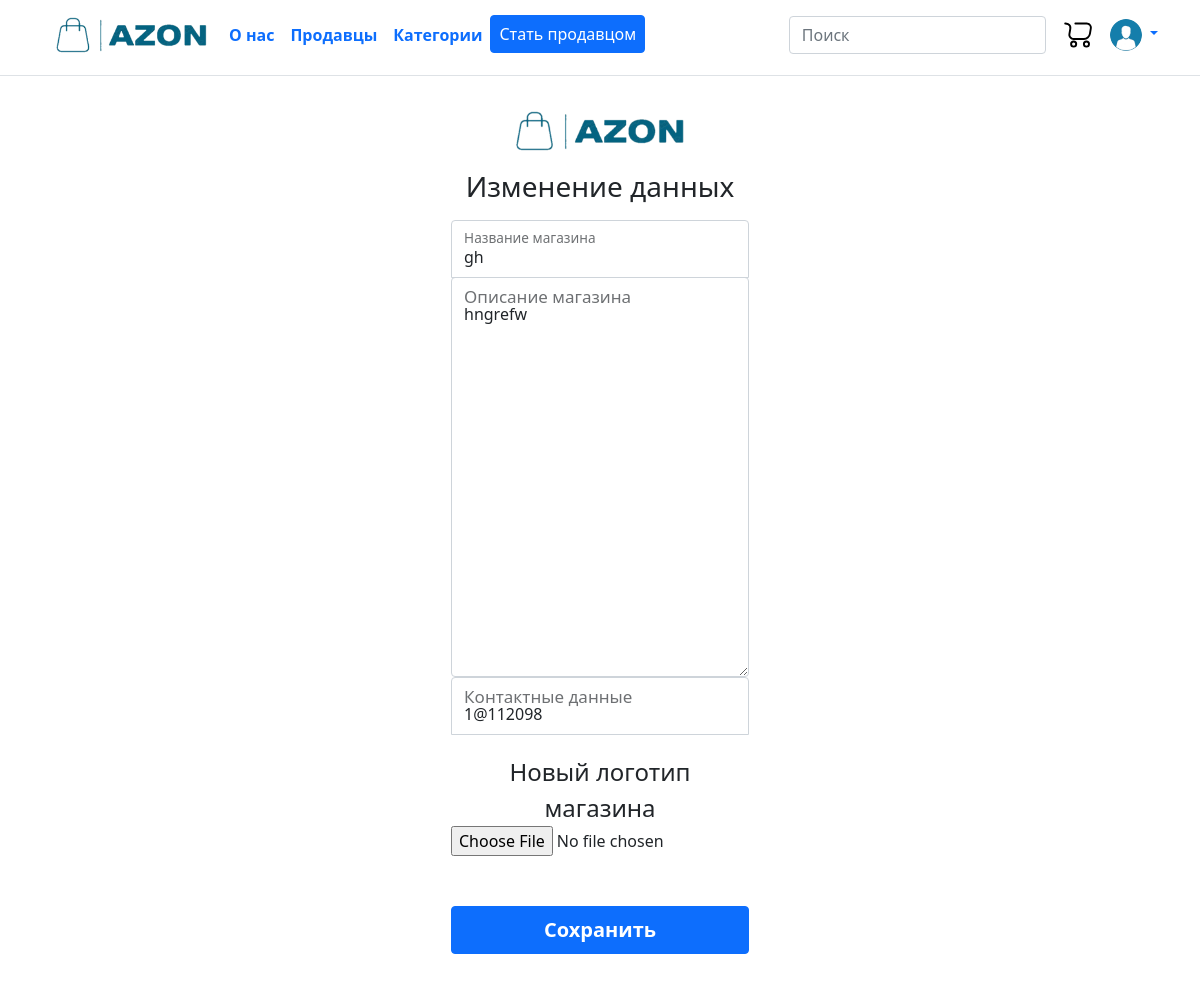
The page /shop/1 (signed in) on the database as committed earlier.
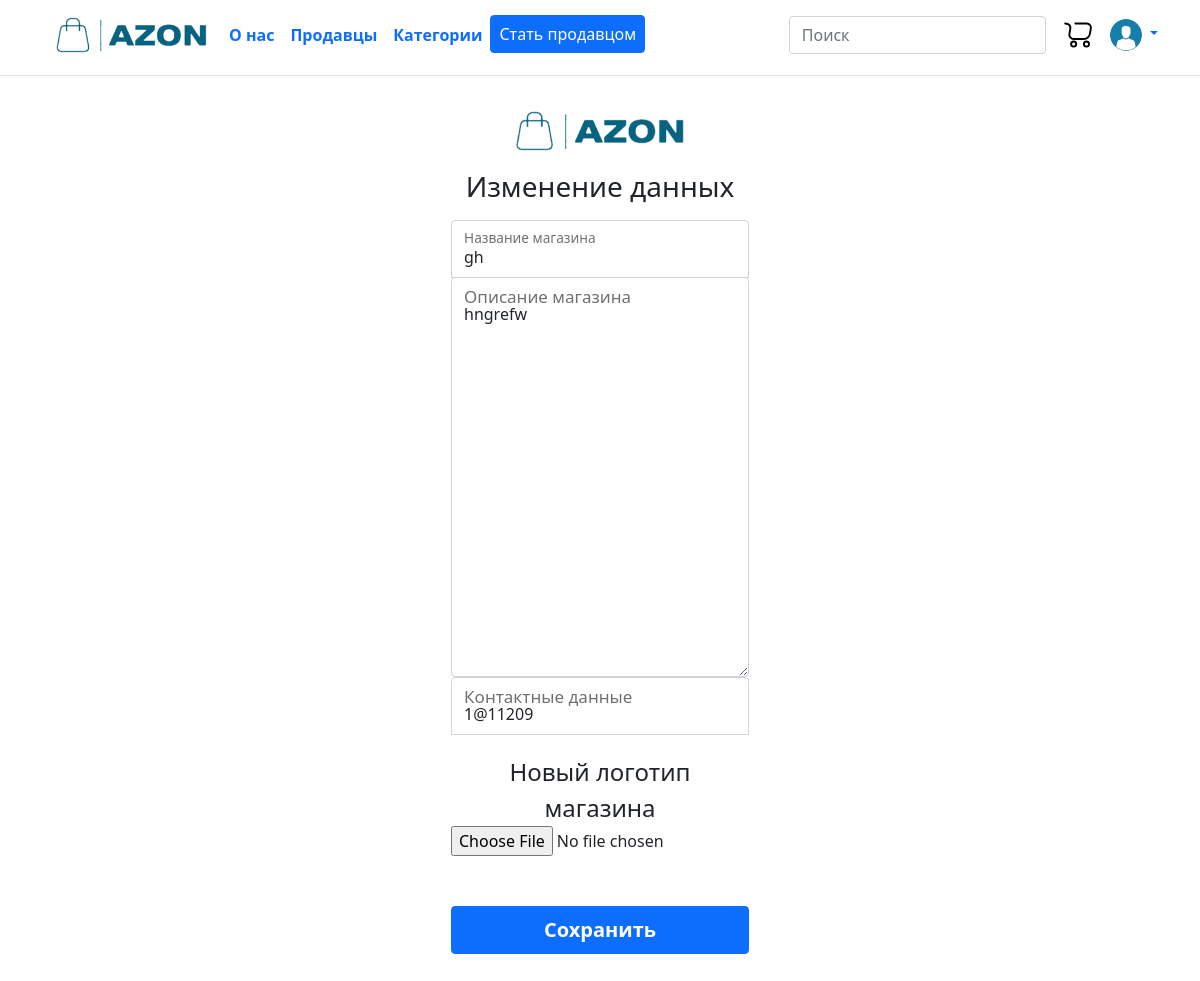
The same page on the database as committed later.
### data/shops.py (models this page shows)
class Shop(SqlAlchemyBase):
    __tablename__ = 'shops'
    id = sa.Column(sa.Integer, primary_key=True, autoincrement=True)
    name = sa.Column(sa.String, nullable=False, unique=True)
    about = sa.Column(sa.String, nullable=True, default='Описание магазина')
    img = sa.Column(sa.LargeBinary, nullable=False)
    contact = sa.Column(sa.String, nullable=True)
    owner_id = sa.Column(sa.Integer, sa.ForeignKey("users.id"))
    items = orm.relationship('Item', back_populates='shop')
    user = orm.relationship('User')

### main.py (the view, shortened to what this page needs)
@app.route('/shop/<int:id>', methods=['GET', 'POST'])
@login_required
def shop_change(id: int):
    form = ShopChangeForm()
    if request.method == 'GET':
        db_sess = db_session.create_session()
        shop = db_sess.query(Shop).filter(Shop.id == id, Shop.owner_id == current_user.id).first()
        logo_data = base64.b64encode(shop.img).decode('utf-8')
        if shop:
            form.name.data = shop.name
            form.about.data = shop.about
            form.contact.data = shop.contact
            form.img.data = logo_data
        else:
            abort(404)
    return render_template('shop-change.html', title='Изменение данных', form=form)

### forms/shopchange.py
class ShopChangeForm(FlaskForm):
    name = StringField('Название магазина', validators=[DataRequired()])
    about = TextAreaField('О магазине', validators=[DataRequired()])
    contact = StringField('Контактная информация', validators=[DataRequired()])
    img = FileField('Логотип магазина', validators=[DataRequired()])
    submit = SubmitField('Сохранить', validators=[DataRequired()])

### data/db_session.py (called while the page is built)
def create_session() -> Session:
    global __factory
    return __factory()

### main.py (called while the page is built)
@app.context_processor
def inject_shops():
    if current_user.is_authenticated:
        sess = db_session.create_session()
        shops = sess.query(Shop).filter(Shop.owner_id == current_user.id).all()
    else:
        shops = []
    if current_user.is_authenticated:
        sess = db_session.create_session()
        categories = sess.query(Category).all()
    else:
        categories = []
    return dict(shops=shops, categories=categories)

@login_manager.user_loader
def load_user(user_id):
    db_sess = db_session.create_session()
    return db_sess.query(User).get(user_id)

### templates/shop-change.html (shortened to what this page needs)
{% extends "base.html" %}
{% block content %}
<head>
    <link rel="stylesheet" href="{{ url_for('static', filename='css/shopreg.css') }}">
</head>
<main class="form-signin w-100 m-auto">
<form action="" method="post" enctype="multipart/form-data">
    <a href="/"><img src="{{ url_for('static', filename='img/header/logo.png') }}" width="200px"></a>
    <h1 class="h3 mb-3 fw-normal">Изменение данных</h1>
    <div class="form-floating">
        {{ form.name(class="form-control", id="floatingInput", placeholder="name") }}
        <label for="floatingInput">Название магазина</label>
    </div>
    <div class="form-floating">
        {{ form.about(class="form-control", id="floatingPassword", style="height: 400px") }}
        <label for="floatingPassword" class="fs-5">Описание магазина</label>
    </div>
    <div class="form-floating">
        {{ form.contact(class="form-control", id="floatingPassword") }}
        <label for="floatingPassword" class="fs-5">Контактные данные</label>
    </div>
    <div class="form-group">
        <label for="floatingPasswordAgain" class="fs-4">Новый логотип магазина</label>
        {{ form.img(class="form-control-file", id="floatingPasswordAgain") }}
    </div>
    <p>{{ form.submit(class="btn btn-primary w-100 py-2 fs-5 fw-bold", type="submit") }}</p>
  </form>
</main>
{% endblock %}

### templates/base.html (shortened to what this page needs)
<!doctype html>
<html lang="en">
<head>
    <link href="https://cdn.jsdelivr.net/npm/bootstrap@5.1.3/dist/css/bootstrap.min.css" rel="stylesheet">
    <link rel="stylesheet" href="{{ url_for('static', filename='css/style.css') }}">
</head>
<body>
<header class="p-9 mb-9 border-bottom" style="padding-bottom: 5px;">
    <div class="container">
      <div class="d-flex flex-wrap align-items-center justify-content-center justify-content-lg-start">
        <a href="/" class="d-flex align-items-center mb-2 mb-lg-0 link-body-emphasis text-decoration-none">
          <img src="{{ url_for('static', filename='img/header/logo.png') }}" height="70px">
        </a>
        <ul class="nav col-12 col-lg-auto me-lg-auto mb-1 justify-content-center mb-md-0 fs-6 fw-bold">
          <li><a href="/about" class="nav-link px-2 link-body-emphasis">О нас</a></li>
          <li><a href="#" class="nav-link px-2 link-body-emphasis">Продавцы</a></li>
          <li><a href="#" class="nav-link px-2 link-body-emphasis">Категории</a></li>
          {% if current_user.is_authenticated %}
          <li><a href="/shop/about" class="px-2 btn btn-primary">Стать продавцом</a></li>
          {% endif %}
        </ul>
        <form action="{{ url_for('search_item') }}" method="GET" class="col-1 col-lg-auto mb-3 mb-lg-0 me-lg-3 v234">
            {% if text %}
            <input type="search" class="form-control" placeholder="Поиск" aria-label="Search" name="query" value="{{ text }}">
            {% else %}
            <input type="search" class="form-control" placeholder="Поиск" aria-label="Search" name="query">
            {% endif %}
        </form>
        {% if current_user.is_authenticated %}
        <a href="#" class="col-1 col-lg-auto mb-0 mb-lg-0 me-lg-3 ttt"><img src="{{ url_for('static', filename='img/header/shopping_cart.svg') }}" alt="mdo" width="32" height="32"></a>
        <div class="dropdown text-end">
          <a href="#" class="d-block link-body-emphasis text-decoration-none dropdown-toggle" data-bs-toggle="dropdown" aria-expanded="false">
            <img src="{{ url_for('static', filename='img/header/user.png') }}" alt="mdo" width="32" height="32" class="rounded-circle">
          </a>
        </div>
        {% else %}
        <div class="text-end">
          <a class="btn btn btn-primary" href="/login">Войти</a>
        </div>
        {% endif %}
      </div>
    </div>
</header>
<main role="main" class="container">
    {% block content %}{% endblock %}
</main>
</body>
</html>

### static/css/shopreg.css (style rules this page uses)
html, body { height: 90%; text-align: center; }
.form-signin { max-width: 330px; padding: 1rem; }
.form-signin input[type="text"] { margin-bottom: -1px; border-bottom-right-radius: 0; border-bottom-left-radius: 0; }
.form-group { margin-bottom: 50px; margin-top: 20px; }

Rows that differ between the two databases and show on the page:
changed Shop "gh": contact "1@112098" → "1@11209"
